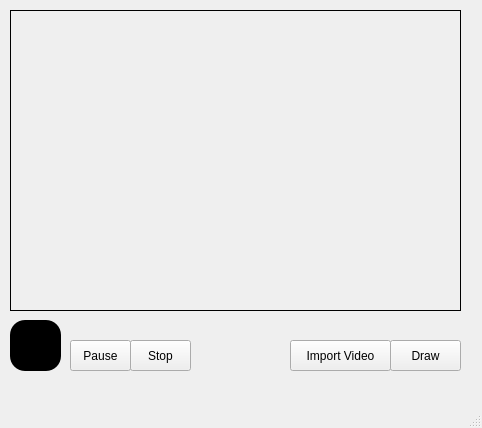
<?xml version="1.0" encoding="UTF-8"?>
<ui version="4.0">
 <class>MainWindow</class>
 <widget class="QMainWindow" name="MainWindow">
  <property name="geometry">
   <rect>
    <x>0</x>
    <y>0</y>
    <width>482</width>
    <height>428</height>
   </rect>
  </property>
  <property name="windowTitle">
   <string>MainWindow</string>
  </property>
  <widget class="QWidget" name="centralwidget">
   <widget class="QPushButton" name="play_btn">
    <property name="geometry">
     <rect>
      <x>10</x>
      <y>320</y>
      <width>51</width>
      <height>51</height>
     </rect>
    </property>
    <property name="styleSheet">
     <string notr="true">background-color: black;
border-radius: 15px;
border-color: white;
</string>
    </property>
    <property name="text">
     <string>Play</string>
    </property>
   </widget>
   <widget class="QLabel" name="video_label">
    <property name="geometry">
     <rect>
      <x>10</x>
      <y>10</y>
      <width>451</width>
      <height>301</height>
     </rect>
    </property>
    <property name="frameShape">
     <enum>QFrame::Box</enum>
    </property>
    <property name="text">
     <string/>
    </property>
   </widget>
   <widget class="QPushButton" name="pause_btn">
    <property name="geometry">
     <rect>
      <x>70</x>
      <y>340</y>
      <width>61</width>
      <height>31</height>
     </rect>
    </property>
    <property name="text">
     <string>Pause</string>
    </property>
   </widget>
   <widget class="QPushButton" name="stop_btn">
    <property name="geometry">
     <rect>
      <x>130</x>
      <y>340</y>
      <width>61</width>
      <height>31</height>
     </rect>
    </property>
    <property name="text">
     <string>Stop</string>
    </property>
   </widget>
   <widget class="QPushButton" name="draw_btn">
    <property name="geometry">
     <rect>
      <x>390</x>
      <y>340</y>
      <width>71</width>
      <height>31</height>
     </rect>
    </property>
    <property name="text">
     <string>Draw</string>
    </property>
   </widget>
   <widget class="QPushButton" name="load_btn">
    <property name="geometry">
     <rect>
      <x>290</x>
      <y>340</y>
      <width>101</width>
      <height>31</height>
     </rect>
    </property>
    <property name="text">
     <string>Import Video</string>
    </property>
   </widget>
  </widget>
  <widget class="QMenuBar" name="menubar">
   <property name="geometry">
    <rect>
     <x>0</x>
     <y>0</y>
     <width>482</width>
     <height>22</height>
    </rect>
   </property>
  </widget>
  <widget class="QStatusBar" name="statusbar"/>
 </widget>
 <resources/>
 <connections/>
</ui>
